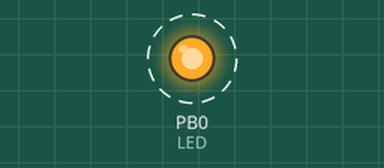
Bench run of a program on a simulated ATmega32, built with avr-gcc and emulated at 1 MHz. Parts: output pins drawn as LEDs (lit = HIGH). Dashed ring = blinking.

Above: at 0.5 s.
Timing chart, 0 to 4.8 s (numbered marks = the images above):
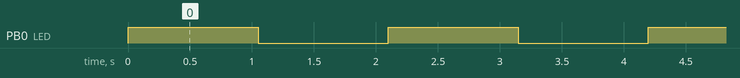

Measured:
- by itself, PB0 (LED): alternates HIGH for 1.0 s and LOW for 1.0 s

The program:

main.c
```c
/*
 * Time delaying using Timer Overflow Flag(TOV) in TIFR(Timer counter Interrupt flag register)
 *
 * Created: 6/25/2020 9:55:54 PM
 * Author : Bimalka Piyaruwan Thalagala

 * Functional Description :  In this implementation of the time delaying,
 the 8-bit TCNT0 timer/counter register is used to count the clock ticks.
 And the clock is used with a Prescaling rather than using the original
 clock frequency in order to increase the time taken to overflow.
 Because with this TCNT0 timer the maximum ticks are limited to 255 as
 it is an 8 bit register.
 */

// Let's define the clock frequency to be 1 MHz.

#ifndef F_CPU
#define F_CPU 1000000UL
#endif

/*
This means clock ticks 1000000 times per second.
But counter is able to count 255 ticks as it is an 8-bit register.
And counter increments its value by 1 in every microsecond if we don't
scale it. And maximum countable time will be 255 microseconds without
any overflow.

Consider we use the maximum scaling factor of 1024 by setting
the Clock Select bits in TCCR0 register to `101`. At the moment
this is set TCNT0 register starts counting the ticks.

Then clock = clock/1024 = 1000000/1024 = 976.5625 Hz
Therefore clock cycles time = 1/ 976.5625 = 1.024 ms
TCNT0 will be incremented by one in every  1.024 ms.

Therefore maximum delay we can obtain without any overflow
is 255*1.024 ms 261.12 ms which is much less than one second.

Imagine we need to get a delay of one second. Then number of overflows
that can happen in one second is 1 second / 261.12 milliseconds = 3.82966
Therefore at least 4 overflows need to happen in order to get a delay
of one second.

*/

#include <avr/io.h>

//Calling the function defined at the end
void delay();

int main(void)
{
    // To recognize what is going on we can check the desired
    // behavior using an LED.
    DDRB |= (1 <<PINB0);

    while (1)
    {
      PORTB |= (1 << PINB0); // Turn the LED on
      //THE DELAY.
      delay();
      PORTB &= ~(1 << PINB0); // Turn the LED off
      //THE DELAY.
      delay();
    }
}


// Function to generate 1 second delay.

void delay(){
  // Prescaling the clock and initiate the counting.
  TCCR0 =  0b00000101;
  //Define a variable to hold the number of overflows
  int overflowCount = 0;
  // lOOP FOR THE DELAY.
  // Need to identify 4 overflows
  while (overflowCount < 4)
  // By changing the overflowCount delay can be changed.
  // 1 second = 4 overflowCounts
  // 500 ms = 2 overflowCounts
  {
    // From the moment we configure TCCR0, TCNT0 counts.

    // The TCNT0 is incremented until any overflow happens.
    // When an overflow happens Timer Overflow Flag(TOV0)
    // in TIFR is automatically set to 1.
    // This can be used to identify an overflows.
    while ((TIFR & 0X01) == 0);
    // When an overflow happens TIFR => 0x01 and above while loop stops.

    // Now we need to Reset the TOV0 flag back to zero in order to
    // identify another overflow.
    // Unlike other registers, in order to reset it to zero,
    // We need to make it one. Not zero.
    TIFR = 0x01;

    // Increment the overflowCount until we get 4 overflows.
    overflowCount++;
  }
    // TCNT0 begins counting when we configure the TCCR0.
    // In order to start counting again from the beginning,
    //  TCCR0 must be set to its initial value. ie.0x00.
  TCCR0 =  0x00;
}
```
